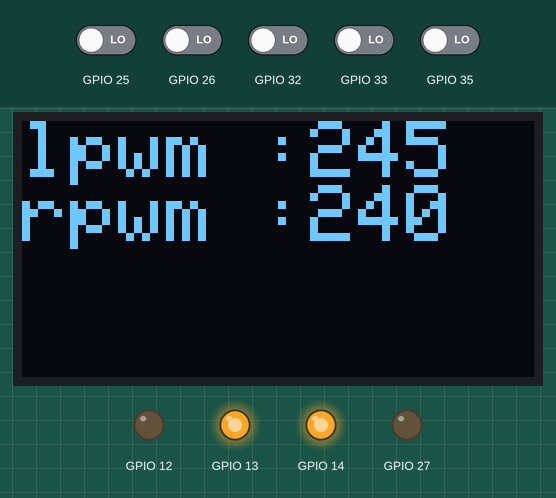
Bench run of a program on a simulated ESP32. On the bench: 128×64 one-colour display, output pins drawn as LEDs (lit = HIGH). The inputs (shaded band) are chosen by the test bench; at power-on: GPIO 25, GPIO 26, GPIO 32, GPIO 33, GPIO 35 LOW. What the program prints to the serial monitor is not drawn.

Above: at 6.2 s.
6.3 s: GPIO 25 driven HIGH
At 7.4 s:
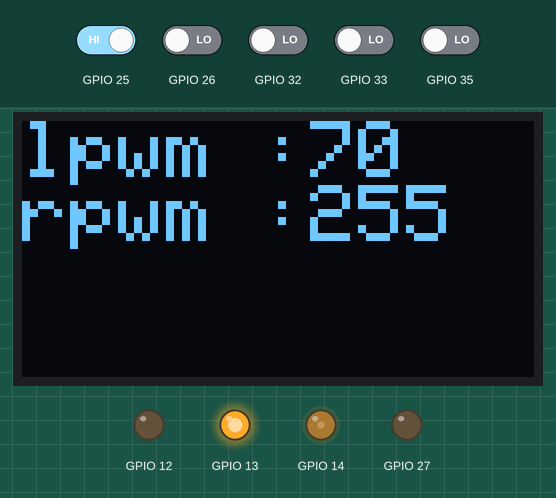
7.8 s: GPIO 26 driven HIGH
At 8.3 s:
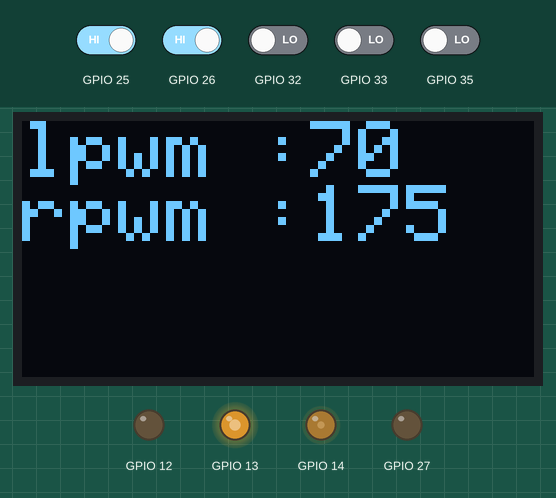
9.4 s: GPIO 33 driven HIGH
At 10.4 s:
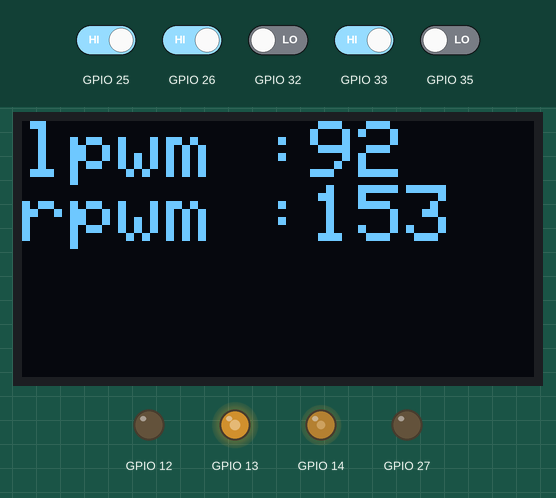
10.9 s: GPIO 32 driven HIGH
At 11.6 s:
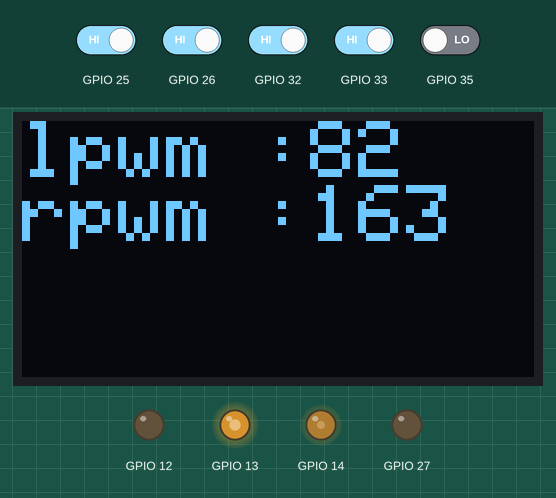
12.4 s: GPIO 25 driven LOW
At 13.5 s:
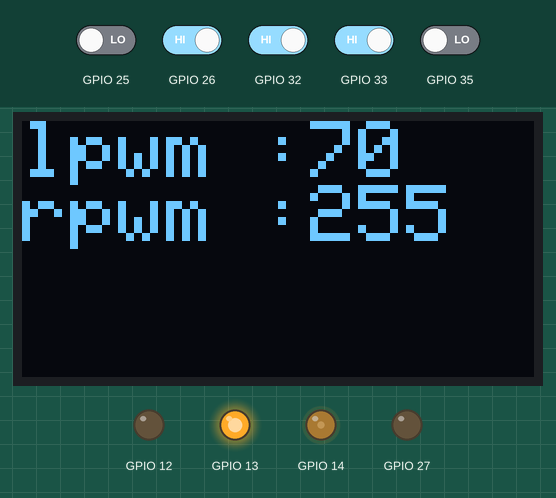
13.9 s: GPIO 35 driven HIGH
At 14.4 s:
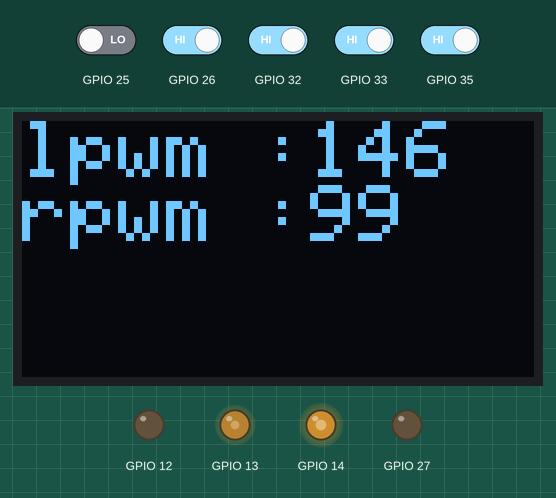
Timing chart, 0 to 16.5 s (numbered marks = the images above; inputs shaded):
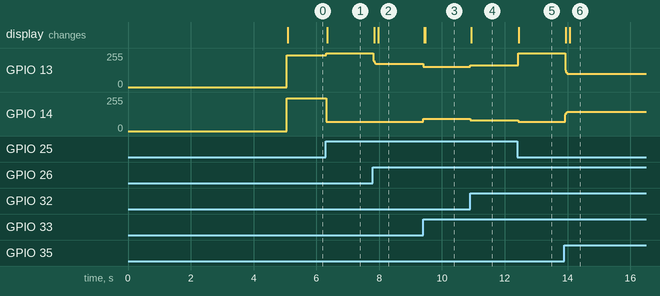

The program:

main.cpp
```cpp
#include <Arduino.h>
#include <Adafruit_GFX.h>
#include <Adafruit_SSD1306.h>

#include "ir_sensor_processing.h"
#include "motor_control.h"
#include "oled_display.h"

// Global Variables
Adafruit_SSD1306 display;
int sensorData[5];
int error=0;

void setup() {
  // Initialize Serial
  Serial.begin(115200);
  // Sensors
  setupSensors();
  // Initialize motors
  motor_setup();
  // Initialize OLED Display
  setupDisplay(display);
}

void loop() {
  readSensors(sensorData);
  error = calculateError(sensorData);
  auto pwm_values = error_motor_drive(error);
  Serial.print(pwm_values.first);Serial.print(" / ");Serial.print(pwm_values.second);Serial.print(" / ");Serial.println(error);
  displayLineFollowing(display , pwm_values.first,pwm_values.second);
}
```

Measured:
- after the input at 6.3 s, GPIO 13: 239/255 → 255/255 at once; GPIO 14: 244/255 → 70/255 at once; the display: changes at once (image 1)
- after the input at 7.8 s, GPIO 13: 255/255 → 174/255 at once; the display: first changes at once (image 2 shows a later state)
- after the input at 9.4 s, GPIO 13: 174/255 → 152/255 at once; GPIO 14: 70/255 → 92/255 at once; the display: first changes at once (image 3 shows a later state)
- after the input at 10.9 s, GPIO 13: 152/255 → 162/255 at once; GPIO 14: 92/255 → 82/255 at once; the display: changes at once (image 4)
- after the input at 12.4 s, GPIO 13: 162/255 → 255/255 at once; GPIO 14: 82/255 → 70/255 at once; the display: changes after 0.05 s (image 5)
- after the input at 13.9 s, GPIO 13: 255/255 → 99/255 at once; GPIO 14: 70/255 → 145/255 at once; the display: first changes after 0.05 s (image 6 shows a later state)
